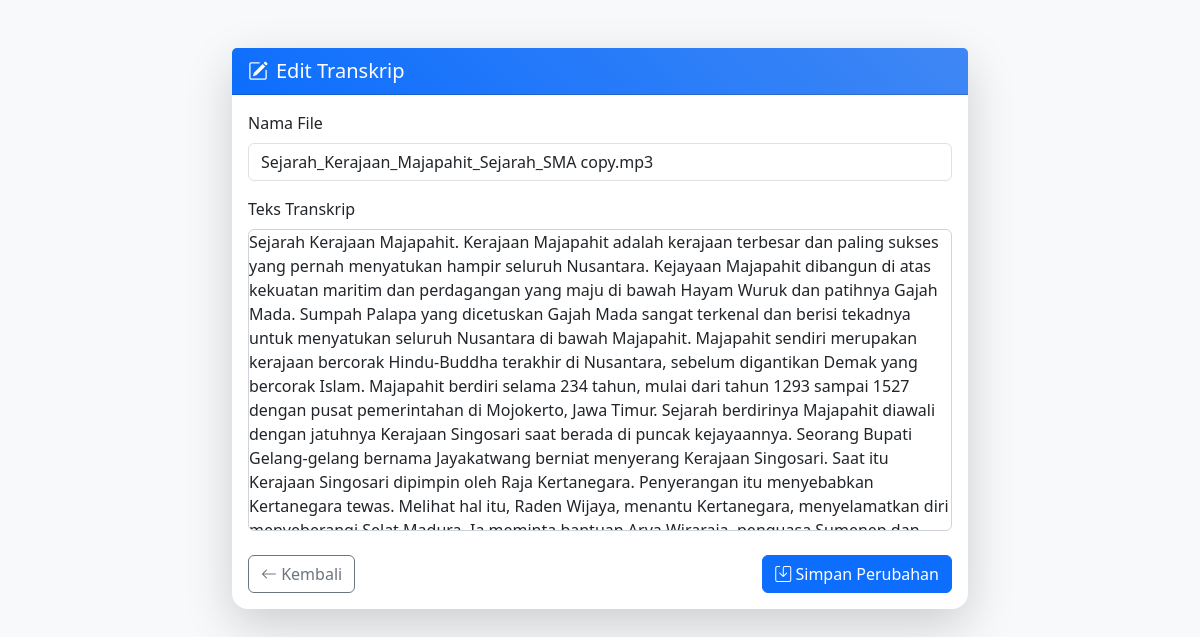
Page /edit/1 on the earlier database version.
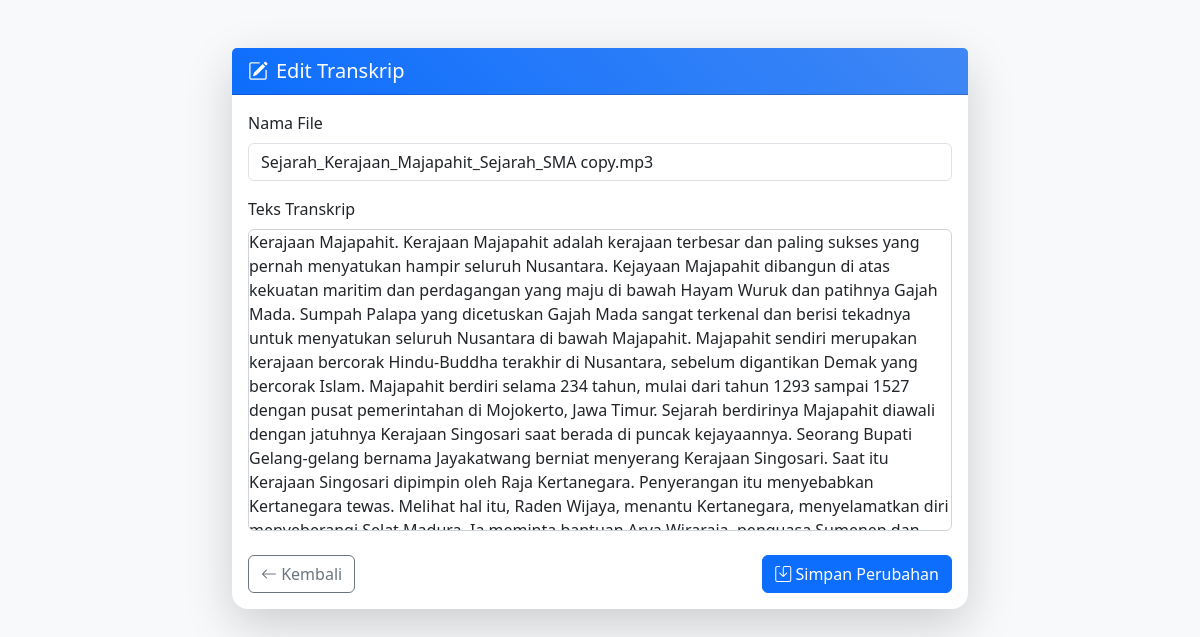
Same page on the later database version.
### app/models.py (models this page shows)
class Transkrip(db.Model):
    id = db.Column(db.Integer, primary_key=True)
    name = db.Column(db.String(255))
    teks = db.Column(db.Text)
    created_at = db.Column(db.DateTime, default=datetime.utcnow)
    user_id = db.Column(db.Integer, db.ForeignKey('user.id'), nullable=False)
    moduls = db.relationship('Modul', backref='parent_transkrip', lazy=True, cascade="all, delete")
    summarizes = db.relationship('Summarize', backref='parent_transkrip', lazy=True, cascade="all, delete")

### app/routes/transkrip.py (the view, shortened to what this page needs)
@transkrip_bp.route('/edit/<int:transkrip_id>', methods=['GET', 'POST'])
def edit_transkrip(transkrip_id):
    transkrip = Transkrip.query.get_or_404(transkrip_id)
    return render_template('edit_transkrip.html', transkrip=transkrip)

### app/templates/edit_transkrip.html (shortened to what this page needs)
<!DOCTYPE html>
<html lang="id">
<head>
  <link href="https://cdn.jsdelivr.net/npm/bootstrap@5.3.0/dist/css/bootstrap.min.css" rel="stylesheet">
  <link href="https://cdn.quilljs.com/1.3.6/quill.snow.css" rel="stylesheet">
  <link href="https://cdn.jsdelivr.net/npm/bootstrap-icons@1.10.5/font/bootstrap-icons.css" rel="stylesheet">
</head>
<body>
  <div class="container py-5">
    <div class="row justify-content-center">
      <div class="col-lg-8 col-md-10">
        <div class="card shadow-lg">
          <div class="card-header d-flex align-items-center">
            <i class="bi bi-pencil-square me-2 fs-5"></i>
            <h5 class="mb-0">Edit Transkrip</h5>
          </div>
          <div class="card-body">
            <form method="POST">
              <div class="mb-3">
                <label for="name" class="form-label">Nama File</label>
                <input type="text" class="form-control" name="name" id="name" value="{{ transkrip.name }}">
              </div>
              <div class="mb-3">
                <label class="form-label">Teks Transkrip</label>
                <div class="quill-editor">
                  <div id="editor-container">{{ transkrip.teks | safe }}</div>
                </div>
              </div>
              <div class="d-flex justify-content-between btn-group-action mt-4">
                <a href="{{ url_for('auth.dashboard') }}" class="btn btn-outline-secondary">
                  <i class="bi bi-arrow-left"></i> Kembali
                </a>
                <button type="submit" class="btn btn-primary">
                  <i class="bi bi-save"></i> Simpan Perubahan
                </button>
              </div>
            </form>
          </div>
        </div>
      </div>
    </div>
  </div>
</body>
</html>

Differences in the rows shown:
changed Transkrip "Sejarah_Kerajaan_Majapahit_Sejarah_SMA copy.mp3": teks "Sejarah Kerajaan Majapahit. Kerajaan Majapahit…" → "Kerajaan Majapahit. Kerajaan Majapahit…"
